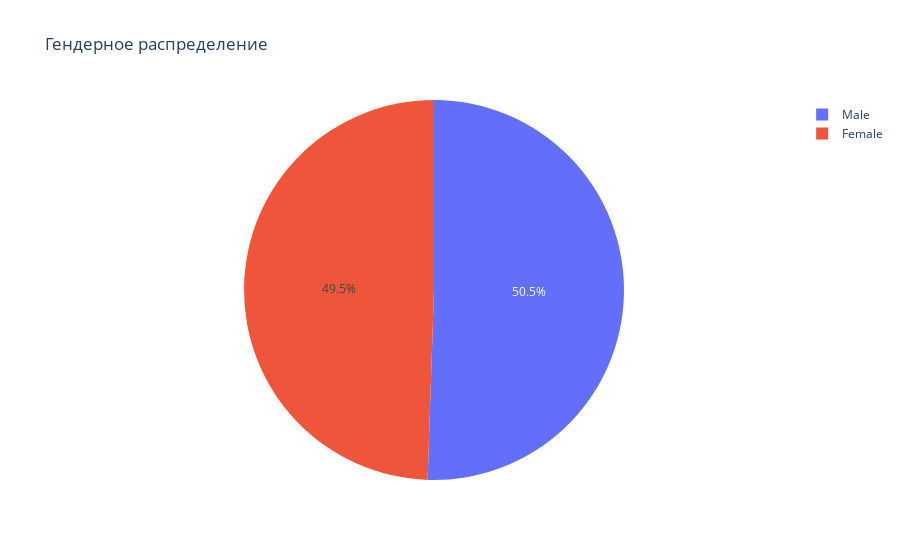

Notebook code for this chart:
### Markdown cell above
### Гендерный состав:

### Code cell
gender_counts = df['gender'].value_counts()
fig = px.pie(gender_counts, values=gender_counts.values, 
             names=gender_counts.index, title='Гендерное распределение')
fig.show()

### Figure 1 — Plotly figure (JSON) as saved in the notebook; plotly's stock layout.template omitted (floating-point values rounded to 4 significant figures)
{"data": [{"domain": {"x": [0, 1], "y": [0, 1]}, "hovertemplate": "gender=%{label}<br>value=%{value}<extra></extra>", "labels": ["Male", "Female"], "legendgroup": "", "name": "", "showlegend": true, "type": "pie", "values": [189, 185]}], "layout": {"legend": {"tracegroupgap": 0}, "title": {"text": "Гендерное распределение"}}}
